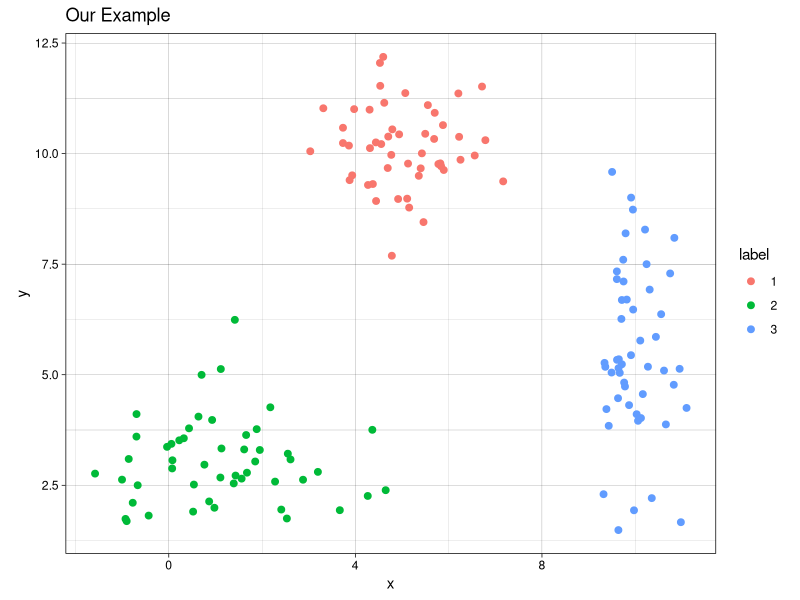
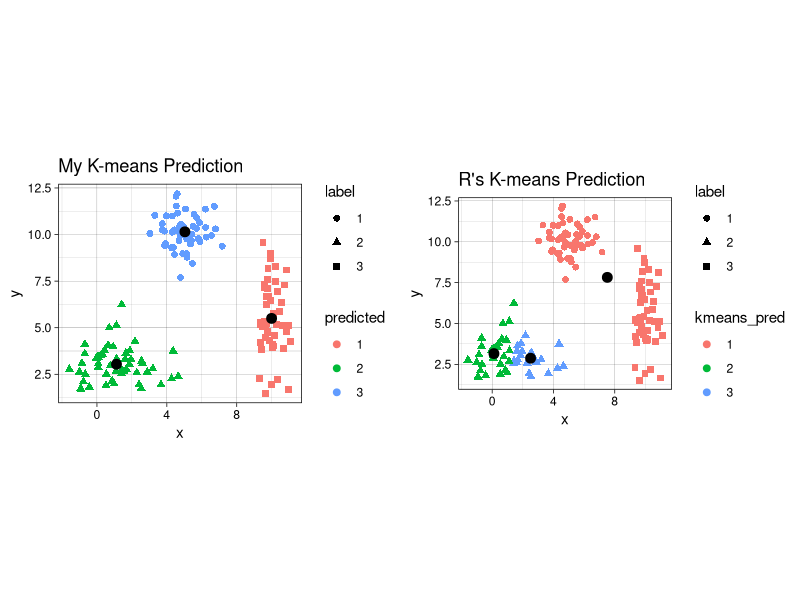
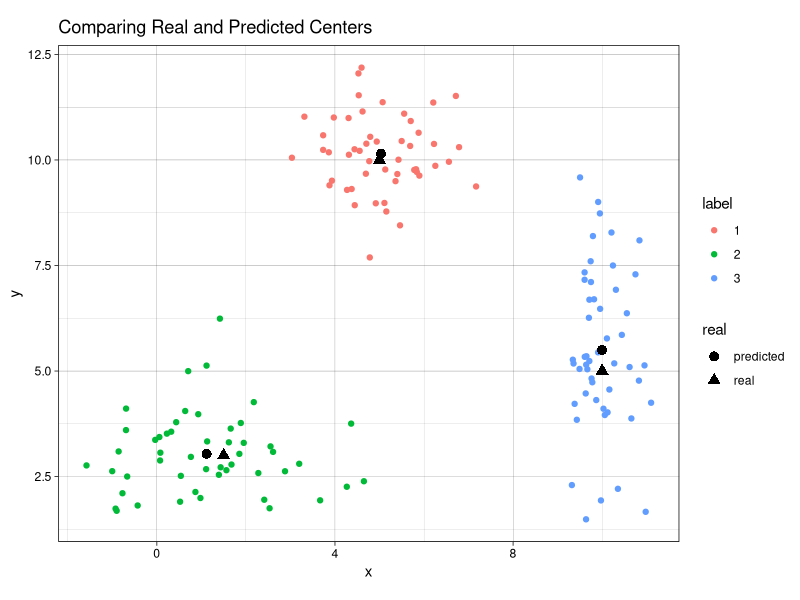
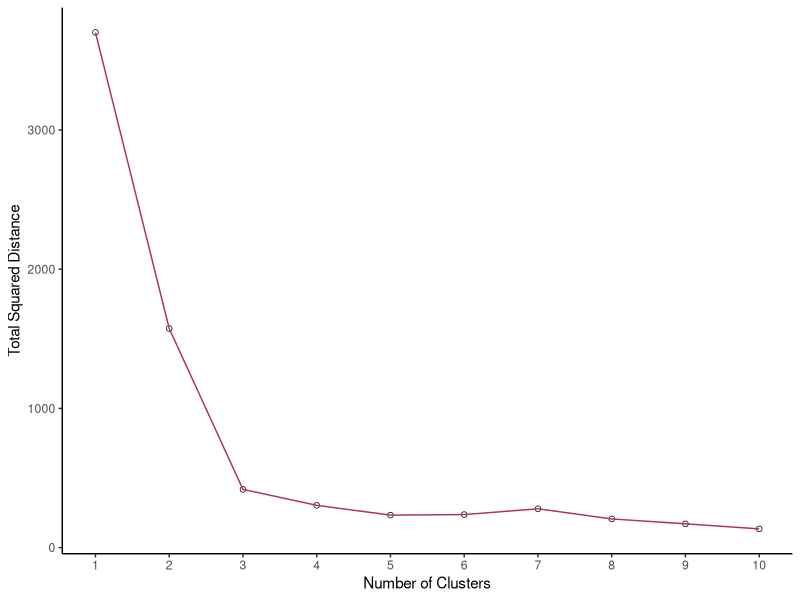
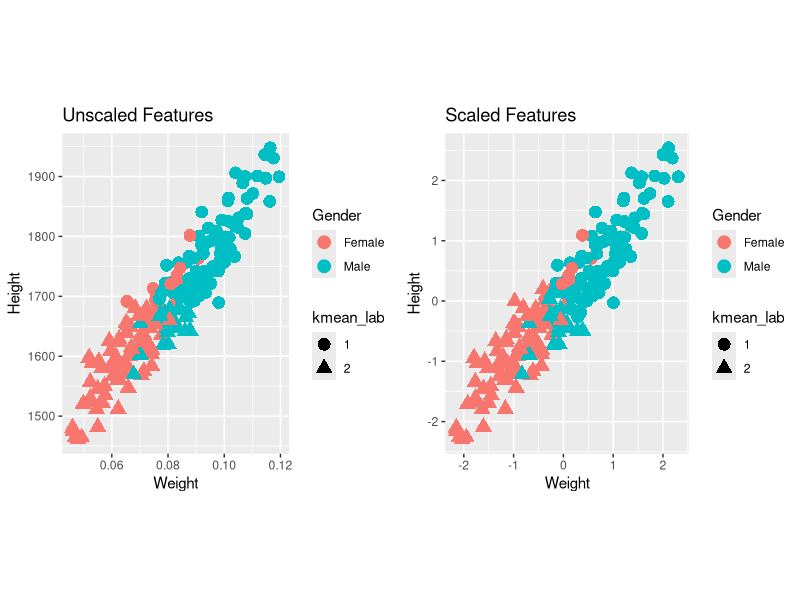

Generate these figures, in order, with R:
## ---- chunk 1
knitr::opts_chunk$set(
  fig.path = "images/"
)
## ---- chunk 2
# first create individual clusters with different distribution parameters
set.seed(123) # setting a seed for reproducibility

x1 <- rnorm(50, mean = 5, sd = 1)
y1 <- rnorm(50, mean = 10, sd = 1)
df1 <- data.frame(x = x1, y = y1, label = 1)

x2 <- rnorm(50, mean = 1.5, sd = 1.5)
y2 <- rnorm(50, mean = 3, sd = 1)
df2 <- data.frame(x = x2, y = y2, label = 2)

x3 <- rnorm(50, mean = 10, sd = 0.5)
y3 <- rnorm(50, mean = 5, sd = 2)
df3 <- data.frame(x = x3, y = y3, label = 3)

combined <- rbind(df1, df2, df3)
combined$label <- as.factor(combined$label) # label must be converted into a factor since it will be interpreted as a continuous variable, which it is not.
## ---- chunk 3
library(ggplot2)
th <- theme_linedraw() # setting the theme for the plots
tiff('./images/plot1.tiff', units="in", width=5, height=3, res=300)

ggplot(combined, aes(x= x, y = y)) +
  geom_point(aes(color=label), size = 2) +
  labs(title = "Our Example") + 
  th + theme(aspect.ratio = 0.8) 

garb <- dev.off()
## ---- chunk 4
my_kmeans <- function(df, n_clusters){ # the function will take a dataframe and num clusters as input
  # first, get the range of possible values to initiate random centers
  
  Z_hist <- data.frame()          # create history of Z and centers to see progress of iterations
  C_hist <- data.frame()
  
  Z <- rep(-1, nrow(df))     # Z are our indicator variable, we need to set placeholders for these variables that are different values. values don't matter as long as they are different from each other
 
   Z_new <- rep(0, nrow(df))  # these variables will tell the algorithm when to stop iterations
  
  centers <- array(0, dim = c(n_clusters, ncol(df)) ) # create a placeholder for centers array
  # now we can initialize random centers

  min <- min(df)
  max <- max(df)  
  for(row in seq(1, n_clusters)){
    for(col in seq(1, dim(centers)[2] ))
      centers[row, col] <- runif(1, min, max)
  }
  
  # now that we have the centers, we need to find differences between each point from each cluster
  # we will create a distance matrix
  
  Dist <- array(0, dim = c(nrow(df), n_clusters ) )
  
  iteration = 0 # keep track of iterations
  while(sum(Z-Z_new) !=0 ){ # keep iterating until Z and Z_new are equal
    
    Z_add <- data.frame(Z = Z_new, iteration = iteration)
    C_add <- data.frame(centers, iteration = iteration)
    
    Z_hist <- rbind(Z_hist, Z_add) # appending new iterations to keep track of the history
    C_hist <- rbind(C_hist, C_add)
    
    Z <- Z_new
    for(center in seq(1, nrow(centers))){
      distance <- apply(df, 1, function(x) sum((x - centers[center, ])^2) ) # compute euclidian distance 
      for(x in seq(1, length(distance))){
        Dist[x, center] <- distance[x] # filling in distance matrix with euclidian distances
      }
    }
    
    Z_new <- max.col(-Dist) # note that max.col function finds the column that has the maximum value.
                            # since we want to find the minimum distance, we invert by distance matrix
                            # by multiplying the whole matrix by -1. 
    
    # next, we need to move the centers since the center values for each cluster has changed
    
    for(center in seq(1, n_clusters)){
      for(var in seq(1, ncol(centers) )){
        if(sum(Z_new==center) ==0 ) centers[center, var] = centers[center, var]
        else centers[center, var] <- mean(df[Z_new == center, var])
      }
    }

    iteration = iteration + 1
  }
  # cat('Took', iteration - 1, 'iterations to converge!')
  Z_hist$prediction <- as.factor(Z_hist$Z)
  Z_new <- as.factor(Z_new)
  output <- list(Z_new, centers, Z_hist, C_hist)
  return(output)
}

## ---- chunk 5
library(gganimate)

no_labs = combined[,1:2]

prediction <- my_kmeans(no_labs, 3)
Z_hist <- cbind(combined, prediction[[3]])
c_hist <- prediction[[4]]

g <- ggplot(Z_hist, aes(x = x, y = y)) +
  geom_point(aes(color = prediction, shape = label), size = 1) +
  geom_point(data = c_hist, aes(x = X1, y = X2), size = 2) +
  labs(title = 'Iteration: {frame_time}') +
  th + theme(text = element_text(size = 5)) +
  transition_time(iteration) 

animate(g, nframes=  length(unique(Z_hist$iteration)), fps = 1,
        width = 1000, height=800, res = 300)
## ---- chunk 6
combined$predicted <- as.factor(prediction[[1]]) # remeber to convert the integer values to  factors
centers <- prediction[[2]]

kmeans <- kmeans(no_labs, 3)

combined$kmeans_pred <- as.factor(kmeans$cluster)

g1 <- ggplot(combined, aes(x = x, y = y)) + 
  geom_point(aes(color = predicted, shape = label), size = 2) +
  geom_point(data = data.frame(centers), aes(X1, X2), size = 3) +
  labs(title = 'My K-means Prediction') +
  th + theme(aspect.ratio = 0.9)

g2 <- ggplot(combined, aes(x=x , y = y)) +
  geom_point(aes(color = kmeans_pred, shape = label), size = 2) +
  geom_point(data = data.frame(data.frame(kmeans$centers)), aes(x, y), size = 3) +
  labs(title = "R's K-means Prediction") +
  th + theme(aspect.ratio = 0.9)

library(gridExtra) # import library to display graphs in a grid

tiff('./images/plot2.tiff', units="in", width=10, height=5, res=600)

grid.arrange(g1, g2, nrow=1, respect=TRUE)

garb <- dev.off()
## ---- chunk 7
predicted_centers <- tail(c_hist, 3)[,-3] # k-means predicted centers
predicted_centers$real <- 'predicted'

real_centers <- matrix(c(5,10,1.5,3,10,5), byrow = TRUE, ncol=2) # generated data from these centers
real_centers <- data.frame(real_centers)
real_centers$real <- 'real'

both_centers <- rbind(predicted_centers, real_centers)

tiff('./images/plot3.tiff', units="in", width=5, height=3, res=300)
 
ggplot(combined, aes(x = x, y = y)) +
  geom_point(aes(color = label)) +
  geom_point(data = both_centers, aes(x= X1,y= X2, shape = real), size = 3) +
  labs(title = 'Comparing Real and Predicted Centers') +
  th + theme(aspect.ratio = 0.8)

garb <- dev.off()
## ---- chunk 8
# first create function to determine total distance from clusters
# pass in the data (raw data), the predicted labels from k means, and the centers
find_distances <- function(data, predicted_labs, centers){
  # first prepare dataframes for computations
  merged <- cbind(data, center = predicted_labs) # combining the raw data with the predicted labs
  # center_lab <- data.frame(centers, center = 1:nrow(centers))
  #merged2 <- merge(merged1, center_lab)
  tot_sq_dist <- 0 # initialize total square distacnce
  
  for(cen in 1:nrow(centers)){
    cluster_points <- merged[merged$center==cen,  colnames(merged) != 'center']
    if(nrow(cluster_points)!=0){
      expand_centers <- matrix(rep(centers[cen,], nrow(cluster_points)), ncol = 2, byrow=TRUE)
      sq_dist <- sum((cluster_points - expand_centers)^2)
      tot_sq_dist <- tot_sq_dist + sq_dist
    }
  }
  return(tot_sq_dist)  
}

km <- my_kmeans(no_labs, 4)
predicted_labs <- km[[1]]
centers <- km[[2]]
find_distances(no_labs, predicted_labs, centers)
## ---- chunk 9
lab_hist <- data.frame() # initialize histories
cen_hist <- data.frame()
dist_hist <- data.frame()

num_clusters <- 10
for(clusters in 1:num_clusters){
  km <- my_kmeans(no_labs, n_clusters = clusters)
  
  new_df <- no_labs
  new_df$pred <- km[[1]]
  new_df$num_clusters <- clusters
  
  centers <- data.frame(km[[2]])
  centers$num_clusters <- clusters
  
  lab_hist <- rbind(lab_hist, new_df)
  cen_hist <- rbind(cen_hist, centers)
  
  sq_dist <- find_distances(no_labs, new_df$pred,
                                    as.matrix(centers[,colnames(centers) != 'num_clusters']))
  sq_dist_df <- data.frame(sq_dist, num_clusters = clusters)
  dist_hist <- rbind(dist_hist, sq_dist_df)
}

tiff('./images/scree.tiff', units="px", width=1000, height=800, res=300)

ggplot(dist_hist, aes(x = num_clusters, y = sq_dist)) +
  geom_point() +
  geom_point(color = 'white', size = 1) +
  geom_line(color = 'maroon') +
  xlab('Number of Clusters') + ylab('Total Squared Distance') +
  scale_x_continuous(breaks = 0:num_clusters+1) + theme_classic()
  
garb <- dev.off()

# create the gif
g <- ggplot(lab_hist, aes(x,y)) +
  geom_point(aes(color = pred)) +
  geom_point(data = cen_hist, aes(X1, X2)) +
  labs(title = 'Number of Clusters: {frame_time}') +
  th + theme(text = element_text(size = 8), legend.position = 'none') +
  transition_time(num_clusters) 
  
animate(g, nframes =  num_clusters, fps = 1,
        width = 1000, height=800, res = 300)
## ---- chunk 10
library(knitr)
library(kableExtra)
h_w <- read.csv('./data/gender-height-weight.csv')[,c(1,4:5)]
colnames(h_w) = c('Gender', 'Height', 'Weight')
# sample observations, since harder to see with 10000 observations
h_w_sample <- h_w[sample(1:nrow(h_w), 200),]
# converting inches to feet for sake of demonstration
h_w_sample$Height = h_w_sample$Height*10
h_w_sample$Weight <- h_w_sample$Weight * 0.0011
h_w_sample$kmean_lab <- as.factor(kmeans(h_w_sample[,2:3], 2)$cluster)

h_w_scaled <- data.frame(scale(h_w_sample[2:3]))
h_w_scaled$Gender <- h_w_sample$Gender
h_w_scaled$kmean_lab <- as.factor(kmeans(h_w_scaled[,1:2], 2)$cluster)

g1 <- ggplot(h_w_sample, aes(x = Weight, y = Height)) + 
        geom_point(aes(color = Gender, shape = kmean_lab), size = 4) + 
        labs(title = "Unscaled Features")

g2 <- ggplot(h_w_scaled, aes(x = Weight, y = Height)) + 
        geom_point(aes(color = Gender, shape = kmean_lab), size = 4) +
        labs(title = "Scaled Features" )

tiff('./images/scaling.tiff', units="in", width=10, height=5, res=600)

grid.arrange(g1, g2, nrow=1, respect=TRUE)

garb <- dev.off()


t1 <- kable(table(h_w_sample$Gender, h_w_sample$kmean_lab), align = 'clc',
            caption = "Unscaled Features",
            format = "html") %>% kable_styling(full_width = F, position = "float_left")
t2 <- kable(table(h_w_scaled$Gender, h_w_scaled$kmean_lab), align = 'clc',
            caption = "Scaled Features",
            format = "html") %>% kable_styling(full_width = F, position = "right")
## ---- chunk 11
t1
t2
